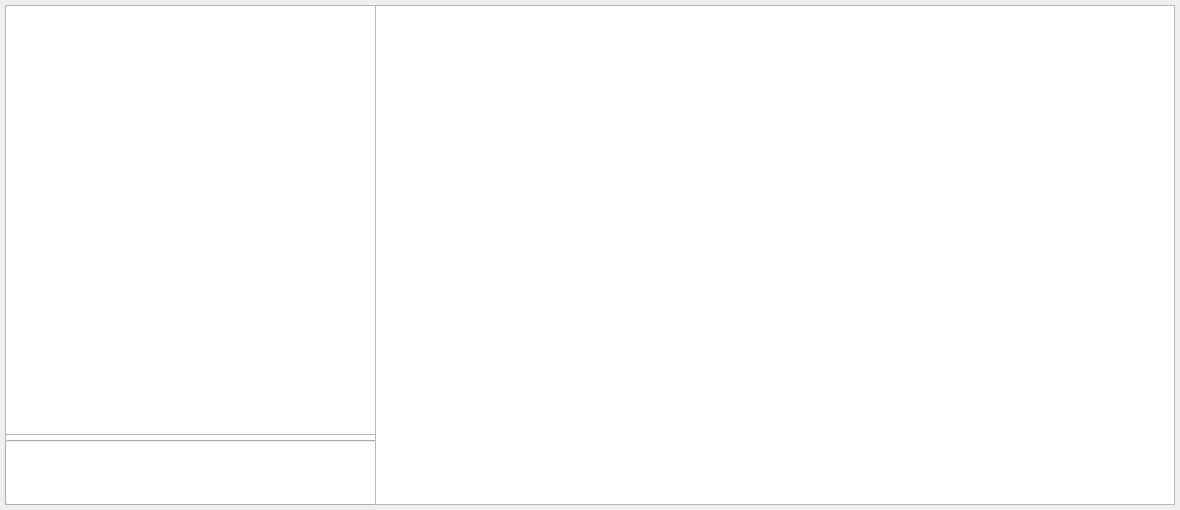
<?xml version="1.0" encoding="UTF-8"?>
<ui version="4.0">
 <class>PRIMARY</class>
 <widget class="QWidget" name="PRIMARY">
  <property name="geometry">
   <rect>
    <x>0</x>
    <y>0</y>
    <width>1180</width>
    <height>510</height>
   </rect>
  </property>
  <property name="windowTitle">
   <string>Form</string>
  </property>
  <property name="styleSheet">
   <string notr="true"/>
  </property>
  <widget class="QListWidget" name="Search_Music_List">
   <property name="geometry">
    <rect>
     <x>5</x>
     <y>5</y>
     <width>1170</width>
     <height>500</height>
    </rect>
   </property>
   <property name="styleSheet">
    <string notr="true"/>
   </property>
  </widget>
  <widget class="QWidget" name="Recommended_Playlist" native="true">
   <property name="geometry">
    <rect>
     <x>5</x>
     <y>5</y>
     <width>1170</width>
     <height>500</height>
    </rect>
   </property>
   <widget class="QPushButton" name="List_0">
    <property name="geometry">
     <rect>
      <x>50</x>
      <y>50</y>
      <width>150</width>
      <height>150</height>
     </rect>
    </property>
    <property name="minimumSize">
     <size>
      <width>150</width>
      <height>150</height>
     </size>
    </property>
    <property name="maximumSize">
     <size>
      <width>150</width>
      <height>150</height>
     </size>
    </property>
    <property name="styleSheet">
     <string notr="true">border-radius: 10px;</string>
    </property>
    <property name="text">
     <string/>
    </property>
    <property name="iconSize">
     <size>
      <width>140</width>
      <height>140</height>
     </size>
    </property>
    <property name="autoDefault">
     <bool>false</bool>
    </property>
    <property name="default">
     <bool>false</bool>
    </property>
    <property name="flat">
     <bool>false</bool>
    </property>
   </widget>
   <widget class="QPushButton" name="List_1">
    <property name="geometry">
     <rect>
      <x>280</x>
      <y>50</y>
      <width>150</width>
      <height>150</height>
     </rect>
    </property>
    <property name="minimumSize">
     <size>
      <width>150</width>
      <height>150</height>
     </size>
    </property>
    <property name="maximumSize">
     <size>
      <width>150</width>
      <height>150</height>
     </size>
    </property>
    <property name="styleSheet">
     <string notr="true">border-radius: 10px;</string>
    </property>
    <property name="text">
     <string/>
    </property>
    <property name="iconSize">
     <size>
      <width>140</width>
      <height>140</height>
     </size>
    </property>
    <property name="flat">
     <bool>false</bool>
    </property>
   </widget>
   <widget class="QPushButton" name="List_2">
    <property name="geometry">
     <rect>
      <x>510</x>
      <y>50</y>
      <width>150</width>
      <height>150</height>
     </rect>
    </property>
    <property name="minimumSize">
     <size>
      <width>150</width>
      <height>150</height>
     </size>
    </property>
    <property name="maximumSize">
     <size>
      <width>150</width>
      <height>150</height>
     </size>
    </property>
    <property name="styleSheet">
     <string notr="true">border-radius: 10px;</string>
    </property>
    <property name="text">
     <string/>
    </property>
    <property name="iconSize">
     <size>
      <width>140</width>
      <height>140</height>
     </size>
    </property>
    <property name="flat">
     <bool>false</bool>
    </property>
   </widget>
   <widget class="QPushButton" name="List_3">
    <property name="geometry">
     <rect>
      <x>740</x>
      <y>50</y>
      <width>150</width>
      <height>150</height>
     </rect>
    </property>
    <property name="minimumSize">
     <size>
      <width>150</width>
      <height>150</height>
     </size>
    </property>
    <property name="maximumSize">
     <size>
      <width>150</width>
      <height>150</height>
     </size>
    </property>
    <property name="styleSheet">
     <string notr="true">border-radius: 10px;</string>
    </property>
    <property name="text">
     <string/>
    </property>
    <property name="iconSize">
     <size>
      <width>140</width>
      <height>140</height>
     </size>
    </property>
    <property name="flat">
     <bool>false</bool>
    </property>
   </widget>
   <widget class="QPushButton" name="List_4">
    <property name="geometry">
     <rect>
      <x>970</x>
      <y>50</y>
      <width>150</width>
      <height>150</height>
     </rect>
    </property>
    <property name="minimumSize">
     <size>
      <width>150</width>
      <height>150</height>
     </size>
    </property>
    <property name="maximumSize">
     <size>
      <width>150</width>
      <height>150</height>
     </size>
    </property>
    <property name="styleSheet">
     <string notr="true">border-radius: 10px;</string>
    </property>
    <property name="text">
     <string/>
    </property>
    <property name="iconSize">
     <size>
      <width>140</width>
      <height>140</height>
     </size>
    </property>
    <property name="flat">
     <bool>false</bool>
    </property>
   </widget>
   <widget class="QPushButton" name="List_5">
    <property name="geometry">
     <rect>
      <x>50</x>
      <y>300</y>
      <width>150</width>
      <height>150</height>
     </rect>
    </property>
    <property name="minimumSize">
     <size>
      <width>150</width>
      <height>150</height>
     </size>
    </property>
    <property name="maximumSize">
     <size>
      <width>150</width>
      <height>150</height>
     </size>
    </property>
    <property name="styleSheet">
     <string notr="true">border-radius: 10px;</string>
    </property>
    <property name="text">
     <string/>
    </property>
    <property name="iconSize">
     <size>
      <width>140</width>
      <height>140</height>
     </size>
    </property>
    <property name="flat">
     <bool>false</bool>
    </property>
   </widget>
   <widget class="QPushButton" name="List_6">
    <property name="geometry">
     <rect>
      <x>280</x>
      <y>300</y>
      <width>150</width>
      <height>150</height>
     </rect>
    </property>
    <property name="minimumSize">
     <size>
      <width>150</width>
      <height>150</height>
     </size>
    </property>
    <property name="maximumSize">
     <size>
      <width>150</width>
      <height>150</height>
     </size>
    </property>
    <property name="styleSheet">
     <string notr="true">border-radius: 10px;</string>
    </property>
    <property name="text">
     <string/>
    </property>
    <property name="iconSize">
     <size>
      <width>140</width>
      <height>140</height>
     </size>
    </property>
    <property name="flat">
     <bool>false</bool>
    </property>
   </widget>
   <widget class="QPushButton" name="List_7">
    <property name="geometry">
     <rect>
      <x>510</x>
      <y>300</y>
      <width>150</width>
      <height>150</height>
     </rect>
    </property>
    <property name="minimumSize">
     <size>
      <width>150</width>
      <height>150</height>
     </size>
    </property>
    <property name="maximumSize">
     <size>
      <width>150</width>
      <height>150</height>
     </size>
    </property>
    <property name="styleSheet">
     <string notr="true">border-radius: 10px;</string>
    </property>
    <property name="text">
     <string/>
    </property>
    <property name="iconSize">
     <size>
      <width>140</width>
      <height>140</height>
     </size>
    </property>
    <property name="flat">
     <bool>false</bool>
    </property>
   </widget>
   <widget class="QPushButton" name="List_8">
    <property name="geometry">
     <rect>
      <x>740</x>
      <y>300</y>
      <width>150</width>
      <height>150</height>
     </rect>
    </property>
    <property name="minimumSize">
     <size>
      <width>150</width>
      <height>150</height>
     </size>
    </property>
    <property name="maximumSize">
     <size>
      <width>150</width>
      <height>150</height>
     </size>
    </property>
    <property name="styleSheet">
     <string notr="true">border-radius: 10px;</string>
    </property>
    <property name="text">
     <string/>
    </property>
    <property name="iconSize">
     <size>
      <width>140</width>
      <height>140</height>
     </size>
    </property>
    <property name="flat">
     <bool>false</bool>
    </property>
   </widget>
   <widget class="QPushButton" name="List_9">
    <property name="geometry">
     <rect>
      <x>970</x>
      <y>300</y>
      <width>150</width>
      <height>150</height>
     </rect>
    </property>
    <property name="minimumSize">
     <size>
      <width>150</width>
      <height>150</height>
     </size>
    </property>
    <property name="maximumSize">
     <size>
      <width>150</width>
      <height>150</height>
     </size>
    </property>
    <property name="styleSheet">
     <string notr="true">border-radius: 10px;</string>
    </property>
    <property name="text">
     <string/>
    </property>
    <property name="iconSize">
     <size>
      <width>140</width>
      <height>140</height>
     </size>
    </property>
    <property name="flat">
     <bool>false</bool>
    </property>
   </widget>
  </widget>
  <widget class="QWidget" name="Play_Like" native="true">
   <property name="geometry">
    <rect>
     <x>5</x>
     <y>5</y>
     <width>1170</width>
     <height>500</height>
    </rect>
   </property>
   <widget class="QPushButton" name="Play_All_Button">
    <property name="geometry">
     <rect>
      <x>0</x>
      <y>5</y>
      <width>120</width>
      <height>20</height>
     </rect>
    </property>
    <property name="font">
     <font>
      <family>楷体</family>
      <pointsize>12</pointsize>
     </font>
    </property>
    <property name="text">
     <string>播放全部</string>
    </property>
   </widget>
   <widget class="QPushButton" name="Delete_Button">
    <property name="geometry">
     <rect>
      <x>150</x>
      <y>5</y>
      <width>120</width>
      <height>20</height>
     </rect>
    </property>
    <property name="font">
     <font>
      <family>楷体</family>
      <pointsize>12</pointsize>
     </font>
    </property>
    <property name="text">
     <string>删除歌曲</string>
    </property>
   </widget>
   <widget class="QPushButton" name="Download_Button">
    <property name="geometry">
     <rect>
      <x>300</x>
      <y>5</y>
      <width>120</width>
      <height>20</height>
     </rect>
    </property>
    <property name="font">
     <font>
      <family>楷体</family>
      <pointsize>12</pointsize>
     </font>
    </property>
    <property name="text">
     <string>下载歌曲</string>
    </property>
   </widget>
   <widget class="QListWidget" name="Like_Play_List">
    <property name="geometry">
     <rect>
      <x>0</x>
      <y>30</y>
      <width>1170</width>
      <height>470</height>
     </rect>
    </property>
   </widget>
   <widget class="QPushButton" name="Add_Like_Button">
    <property name="geometry">
     <rect>
      <x>450</x>
      <y>5</y>
      <width>120</width>
      <height>20</height>
     </rect>
    </property>
    <property name="font">
     <font>
      <family>楷体</family>
      <pointsize>12</pointsize>
     </font>
    </property>
    <property name="text">
     <string>添加到喜欢</string>
    </property>
   </widget>
  </widget>
  <widget class="QWidget" name="Chat_Room" native="true">
   <property name="geometry">
    <rect>
     <x>5</x>
     <y>5</y>
     <width>1170</width>
     <height>500</height>
    </rect>
   </property>
   <widget class="QListWidget" name="Message_List">
    <property name="geometry">
     <rect>
      <x>0</x>
      <y>0</y>
      <width>1170</width>
      <height>430</height>
     </rect>
    </property>
   </widget>
   <widget class="QPushButton" name="Send_Button">
    <property name="geometry">
     <rect>
      <x>1060</x>
      <y>435</y>
      <width>110</width>
      <height>30</height>
     </rect>
    </property>
    <property name="font">
     <font>
      <family>楷体</family>
      <pointsize>16</pointsize>
     </font>
    </property>
    <property name="text">
     <string>发送</string>
    </property>
   </widget>
   <widget class="QLineEdit" name="Input_Text">
    <property name="geometry">
     <rect>
      <x>0</x>
      <y>435</y>
      <width>1050</width>
      <height>65</height>
     </rect>
    </property>
    <property name="font">
     <font>
      <family>楷体</family>
      <pointsize>20</pointsize>
     </font>
    </property>
    <property name="inputMask">
     <string/>
    </property>
   </widget>
   <widget class="QPushButton" name="Clear_Button">
    <property name="geometry">
     <rect>
      <x>1060</x>
      <y>470</y>
      <width>110</width>
      <height>30</height>
     </rect>
    </property>
    <property name="font">
     <font>
      <family>楷体</family>
      <pointsize>16</pointsize>
     </font>
    </property>
    <property name="text">
     <string>清空</string>
    </property>
   </widget>
  </widget>
  <widget class="QWidget" name="Lyrics" native="true">
   <property name="geometry">
    <rect>
     <x>5</x>
     <y>5</y>
     <width>1170</width>
     <height>500</height>
    </rect>
   </property>
   <widget class="QListWidget" name="Lyrics_List">
    <property name="geometry">
     <rect>
      <x>370</x>
      <y>0</y>
      <width>800</width>
      <height>500</height>
     </rect>
    </property>
    <property name="styleSheet">
     <string notr="true"/>
    </property>
   </widget>
   <widget class="QLabel" name="Music_Info">
    <property name="geometry">
     <rect>
      <x>35</x>
      <y>350</y>
      <width>300</width>
      <height>125</height>
     </rect>
    </property>
    <property name="font">
     <font>
      <family>楷体</family>
      <pointsize>20</pointsize>
     </font>
    </property>
    <property name="styleSheet">
     <string notr="true">color:white;</string>
    </property>
    <property name="text">
     <string/>
    </property>
    <property name="alignment">
     <set>Qt::AlignCenter</set>
    </property>
   </widget>
   <widget class="QPushButton" name="Image">
    <property name="geometry">
     <rect>
      <x>35</x>
      <y>25</y>
      <width>300</width>
      <height>300</height>
     </rect>
    </property>
    <property name="text">
     <string/>
    </property>
    <property name="iconSize">
     <size>
      <width>280</width>
      <height>280</height>
     </size>
    </property>
    <property name="flat">
     <bool>true</bool>
    </property>
   </widget>
  </widget>
 </widget>
 <resources/>
 <connections/>
</ui>
